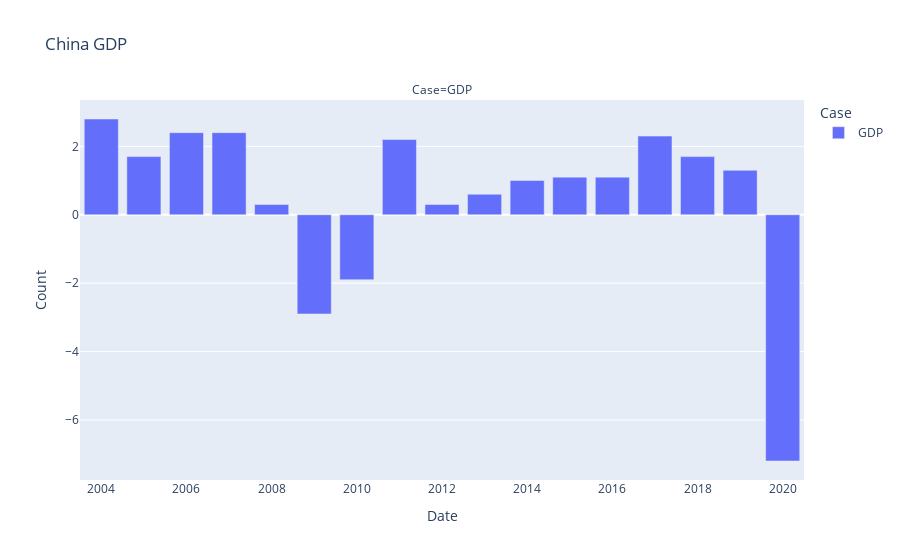

The cell this chart's notebook holds for it:
### Code cell
gdfull = full_table.groupby(['Date', 'Country']).max()
gdfull = gdfull.reset_index()

temp = gdfull[gdfull['Country']=='France'].reset_index()
temp = temp.melt(id_vars='Date', value_vars=['GDP'],
                var_name='Case', value_name='Count')
fig = px.bar(temp, x="Date", y="Count", color='Case', facet_col="Case",
            title='China GDP')
fig.show()

### Figure 1 — Plotly figure (JSON) as saved in the notebook; plotly's stock layout.template omitted (floating-point values rounded to 4 significant figures)
{"data": [{"alignmentgroup": "True", "hoverlabel": {"namelength": 0}, "hovertemplate": "Case=GDP<br>Date=%{x}<br>Count=%{y}", "legendgroup": "GDP", "marker": {"color": "#636efa"}, "name": "GDP", "offsetgroup": "GDP", "orientation": "v", "showlegend": true, "textposition": "auto", "type": "bar", "x": [2004, 2005, 2006, 2007, 2008, 2009, 2010, 2011, 2012, 2013, 2014, 2015, 2016, 2017, 2018, 2019, 2020], "xaxis": "x", "y": [2.8, 1.7, 2.4, 2.4, 0.3, -2.9, -1.9, 2.2, 0.3, 0.6, 1, 1.1, 1.1, 2.3, 1.7, 1.3, -7.2], "yaxis": "y"}], "layout": {"annotations": [{"font": {}, "showarrow": false, "text": "Case=GDP", "x": 0.5, "xanchor": "center", "xref": "paper", "y": 1, "yanchor": "bottom", "yref": "paper"}], "barmode": "relative", "legend": {"title": {"text": "Case"}, "tracegroupgap": 0}, "title": {"text": "China GDP"}, "xaxis": {"anchor": "y", "domain": [0, 1], "title": {"text": "Date"}}, "yaxis": {"anchor": "x", "domain": [0, 1], "title": {"text": "Count"}}}}
